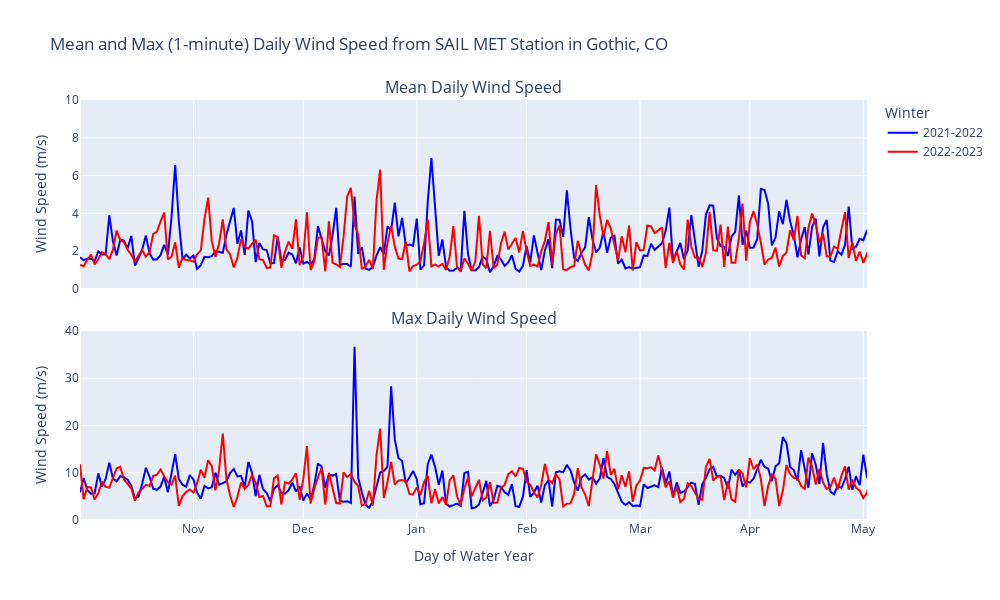

This figure's notebook cell:
### Code cell
# plot the max wind speed for each day 

fig = make_subplots(rows=2, cols=1, shared_xaxes=True, vertical_spacing=0.1, subplot_titles=('Mean Daily Wind Speed','Max Daily Wind Speed'))
fig.add_trace(go.Scatter(x=w22_mean_wspd.index, 
                         y=w22_mean_wspd['wspd_arith_mean'], 
                         name='2021-2022',
                         marker_color='blue'),
                         row=1, col=1)
fig.add_trace(go.Scatter(x=w23_mean_wspd.index,
                            y=w23_mean_wspd['wspd_arith_mean'],
                            name='2022-2023',
                            marker_color='red'),
                            row=1, col=1)
fig.add_trace(go.Scatter(x=w22_max_wspd.index, 
                         y=w22_max_wspd['wspd_arith_mean'], 
                         name='2021-2022',
                         marker_color='blue',
                         showlegend=False,),
                         row=2, col=1)
fig.add_trace(go.Scatter(x=w23_max_wspd.index,
                            y=w23_max_wspd['wspd_arith_mean'],
                            name='2022-2023',
                            marker_color='red',
                            showlegend=False,),
                            row=2, col=1)
fig.update_layout(
    title = 'Mean and Max (1-minute) Daily Wind Speed from SAIL MET Station in Gothic, CO',
    xaxis2_title='Day of Water Year',
    yaxis1_title='Wind Speed (m/s)',
    yaxis2_title='Wind Speed (m/s)',
    legend_title='Winter',
    # update the ylims
    yaxis1_range=[0, 10],
    yaxis2_range=[0, 40],
    width=1000,
    height=600,
)
# update the xaxis to show months
fig.update_xaxes(
    ticktext=['Nov','Dec','Jan','Feb','Mar','Apr','May'],
    tickvals=[31,61,92,122,153,183,214],
    # set xlim to end at 215
    range=[0,215],
)
# format the hover text
fig.update_traces(hovertemplate='Day of Water Year: %{x}<br>Wind Speed: %{y:.2f} m/s')

### Figure 1 — Plotly figure (JSON) as saved in the notebook; plotly's stock layout.template omitted (floating-point values rounded to 4 significant figures; data arrays with more than 128 entries replaced by an {"elided": "..."} marker saying what was removed)
{"data": [{"hovertemplate": "Day of Water Year: %{x}<br>Wind Speed: %{y:.2f} m/s", "marker": {"color": "blue"}, "name": "2021-2022", "type": "scatter", "x": {"elided": "365 int values"}, "xaxis": "x", "y": {"elided": "365 float values"}, "yaxis": "y"}, {"hovertemplate": "Day of Water Year: %{x}<br>Wind Speed: %{y:.2f} m/s", "marker": {"color": "red"}, "name": "2022-2023", "type": "scatter", "x": {"elided": "259 int values"}, "xaxis": "x", "y": {"elided": "259 float values"}, "yaxis": "y"}, {"hovertemplate": "Day of Water Year: %{x}<br>Wind Speed: %{y:.2f} m/s", "marker": {"color": "blue"}, "name": "2021-2022", "showlegend": false, "type": "scatter", "x": {"elided": "365 int values"}, "xaxis": "x2", "y": {"elided": "365 float values"}, "yaxis": "y2"}, {"hovertemplate": "Day of Water Year: %{x}<br>Wind Speed: %{y:.2f} m/s", "marker": {"color": "red"}, "name": "2022-2023", "showlegend": false, "type": "scatter", "x": {"elided": "259 int values"}, "xaxis": "x2", "y": {"elided": "259 float values"}, "yaxis": "y2"}], "layout": {"annotations": [{"font": {"size": 16}, "showarrow": false, "text": "Mean Daily Wind Speed", "x": 0.5, "xanchor": "center", "xref": "paper", "y": 1, "yanchor": "bottom", "yref": "paper"}, {"font": {"size": 16}, "showarrow": false, "text": "Max Daily Wind Speed", "x": 0.5, "xanchor": "center", "xref": "paper", "y": 0.45, "yanchor": "bottom", "yref": "paper"}], "height": 600, "legend": {"title": {"text": "Winter"}}, "title": {"text": "Mean and Max (1-minute) Daily Wind Speed from SAIL MET Station in Gothic, CO"}, "width": 1000, "xaxis": {"anchor": "y", "domain": [0, 1], "matches": "x2", "range": [0, 215], "showticklabels": false, "ticktext": ["Nov", "Dec", "Jan", "Feb", "Mar", "Apr", "May"], "tickvals": [31, 61, 92, 122, 153, 183, 214]}, "xaxis2": {"anchor": "y2", "domain": [0, 1], "range": [0, 215], "ticktext": ["Nov", "Dec", "Jan", "Feb", "Mar", "Apr", "May"], "tickvals": [31, 61, 92, 122, 153, 183, 214], "title": {"text": "Day of Water Year"}}, "yaxis": {"anchor": "x", "domain": [0.55, 1], "range": [0, 10], "title": {"text": "Wind Speed (m/s)"}}, "yaxis2": {"anchor": "x2", "domain": [0, 0.45], "range": [0, 40], "title": {"text": "Wind Speed (m/s)"}}}}
